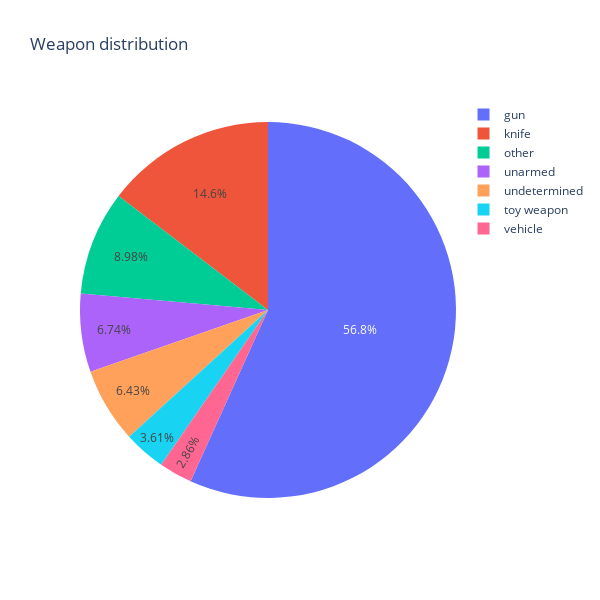

The code cell stored with this chart in its notebook:
### Code cell
pie_me = data['armed'].value_counts().reset_index()
pie_me.columns = ['armed', 'count']

fig = px.pie(
    pie_me, 
    values='count', 
    names='armed',  
    title='Weapon distribution', 
    width=600, 
    height=600
)

fig.show()

### Figure 1 — Plotly figure (JSON) as saved in the notebook; plotly's stock layout.template omitted (floating-point values rounded to 4 significant figures)
{"data": [{"domain": {"x": [0, 1], "y": [0, 1]}, "hovertemplate": "armed=%{label}<br>count=%{value}<extra></extra>", "labels": ["gun", "knife", "other", "unarmed", "undetermined", "toy weapon", "vehicle"], "legendgroup": "", "name": "", "showlegend": true, "type": "pie", "values": [2814, 725, 445, 334, 319, 179, 142]}], "layout": {"height": 600, "legend": {"tracegroupgap": 0}, "title": {"text": "Weapon distribution"}, "width": 600}}
